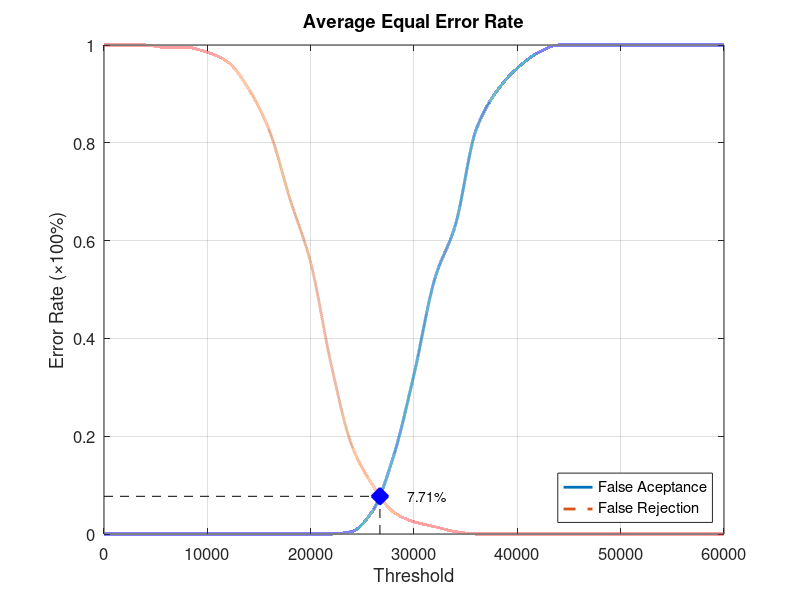
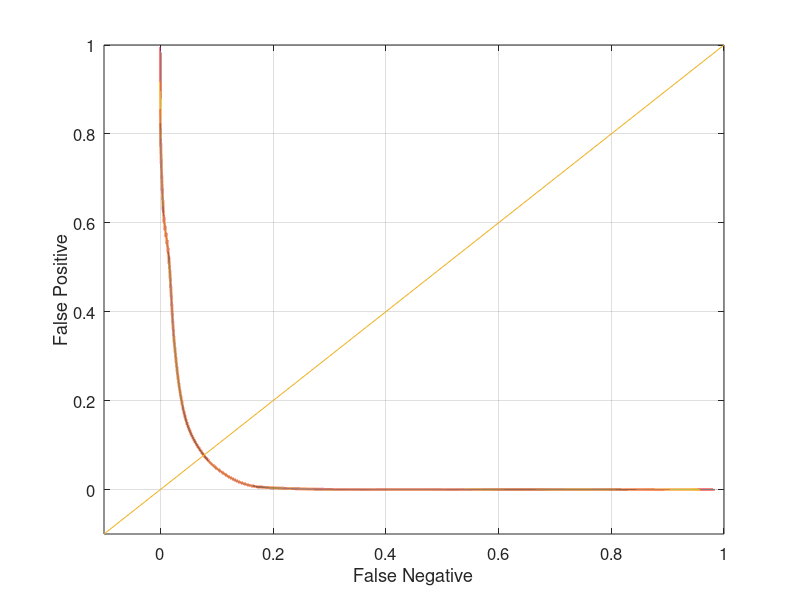

MATLAB code for these plots, in order:
function yEER = Database1_4
close all;
clear;
clc;
x = 0:2000:60000;
xq = 0:0.5:60000;

y0 = [0 0 0 0 0 0 0 0 0 0 0 0 0.00526316 0.0473684 0.157895 0.326316 0.521053 0.631579 0.826316 0.905263 0.952632 0.984211 1 1 1 1 1 1 1 1 1];
yy0 = interp1(x, y0, xq, 'pchip');
y1 = [1 1 1 0.995 0.995 0.985 0.965 0.91 0.825 0.685 0.555 0.345 0.18 0.1 0.045 0.025 0.015 0.005 0 0 0 0 0 0 0 0 0 0 0 0 0];
yy1 = interp1(x, y1, xq, 'pchip');

% Calculating EER: 
y2 = abs(y0 - y1);
find(y2 == min(y2))
yy2 = abs(yy0 - yy1);
xEER = find(yy2 == min(yy2));
xEERIndex = xq(xEER) % X-axis EER
yEER = yy0(xEER) % Y-axis EER

main = figure
plot(xq, yy0,'-','LineWidth', 2);	hold on
plot(xq, yy1,'--','LineWidth', 2);	hold on
plot([xEERIndex xEERIndex], [0 yEER], 'k--');	hold on
plot([0 xEERIndex], [yEER yEER], 'k--');	hold on
plot(xEERIndex, yEER, 'bx', 'LineWidth', 10);	hold on
text(xEERIndex + 10 * xEERIndex / 100, yEER, [num2str(round((10000 * yEER)) / 100) '%'])
legend('False Aceptance', 'False Rejection', 'Location', 'SouthEast')
xlabel('Threshold')
ylabel('Error Rate (\times100%)')
title('Average Equal Error Rate')
set(gca, 'FontSize', 12)
axis([0 60000 0 1])
grid on

print(main, 'Database1_4Main', '-dpng');
FNRxFPR = figure('Color', [1 1 1]);
plot(yy1, yy0, '-', yy1, yy0, 'LineWidth', 2);
hold on
y = -0.1:0.1:1
plot(y, y); 
set(gca, 'FontSize', 12)
xlabel('False Negative')
ylabel('False Positive')
axis([-0.1 1 -0.1 1])
set(gca, 'FontSize', 12)
grid on

print(FNRxFPR, 'Database1_4FNRxFPR','-dpng');
end
